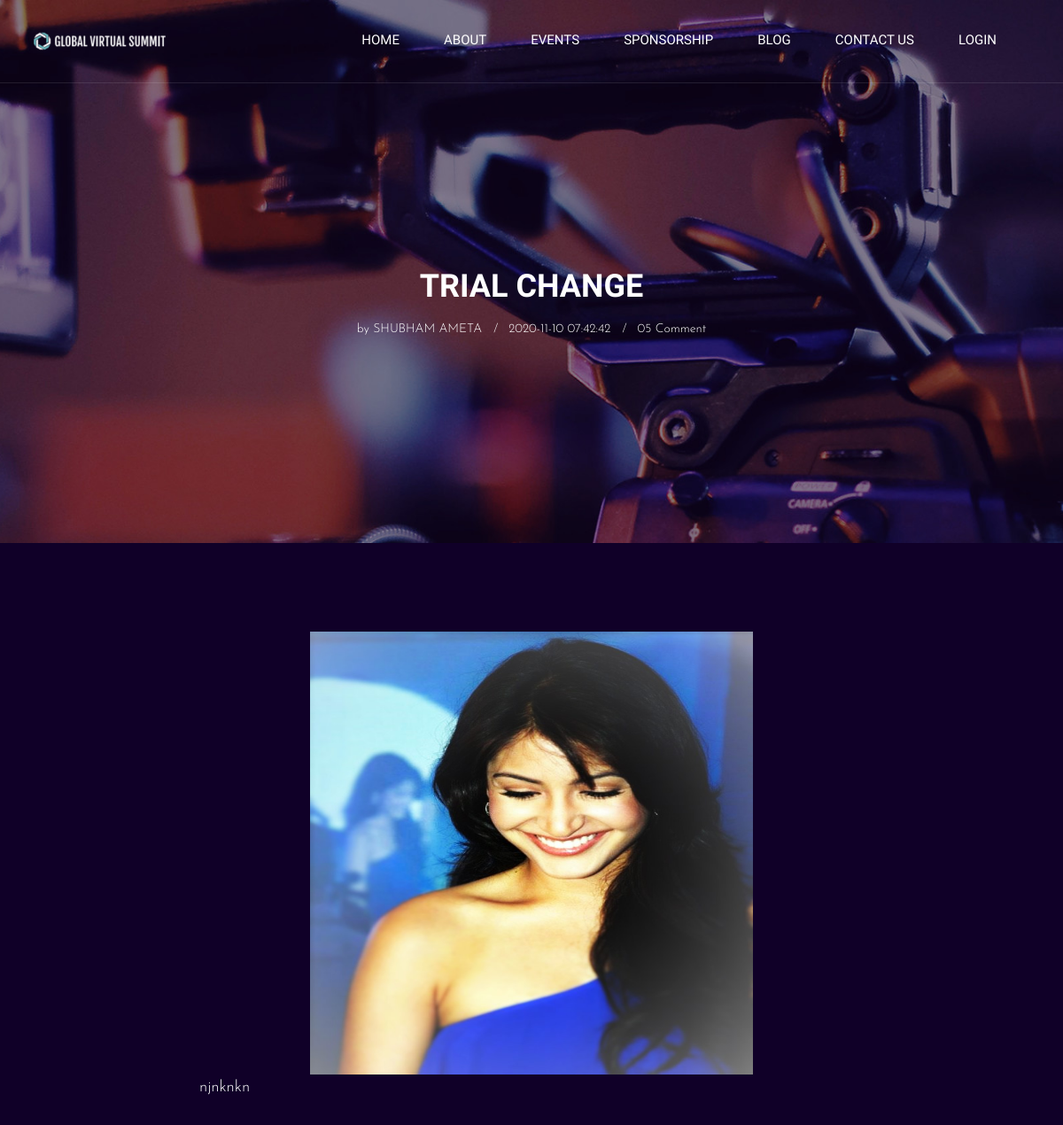
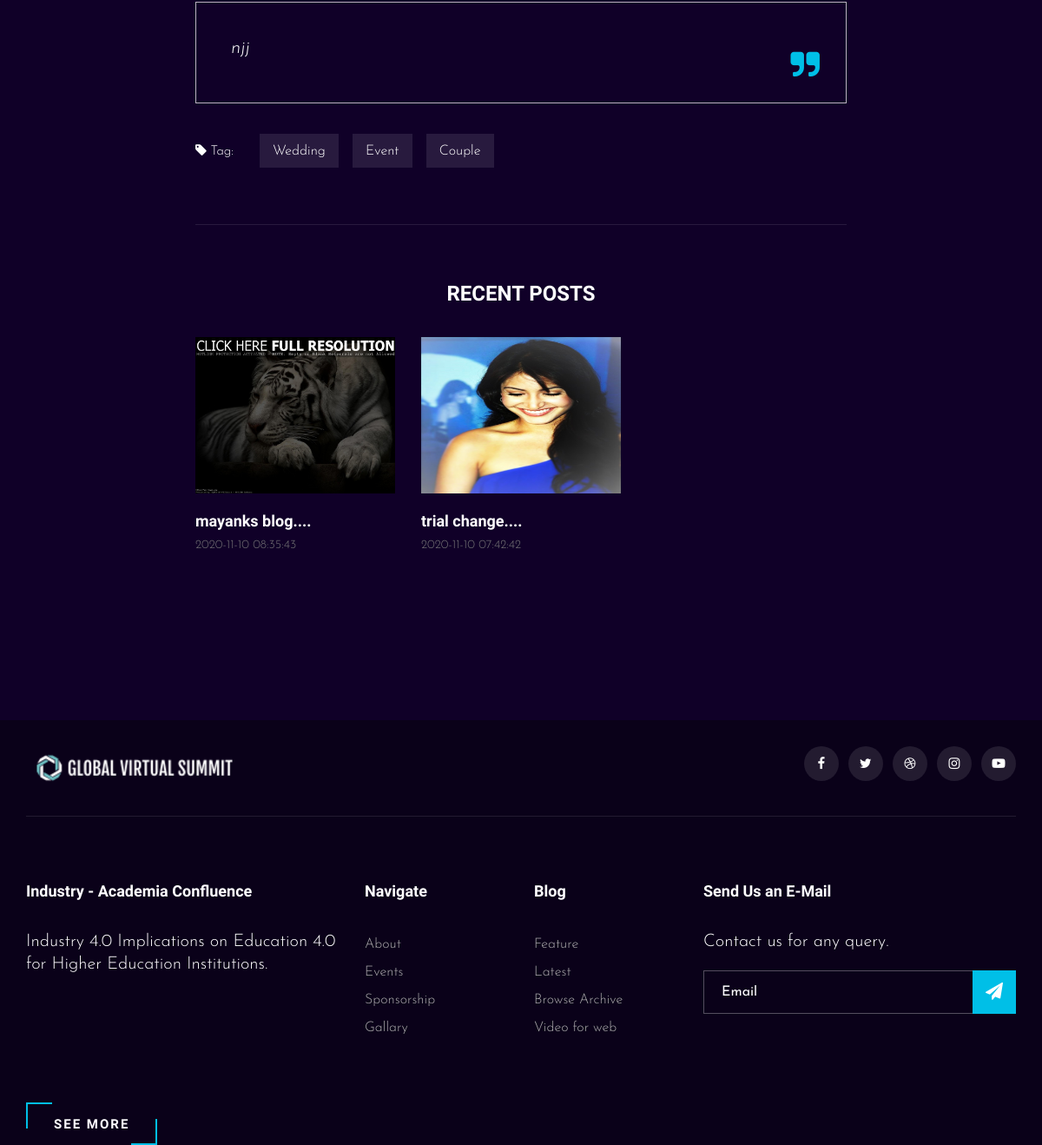
The app's page /blog-details.php?id=49 with its own data (2 pictures, top to bottom).
### tables this page shows
CREATE TABLE `blogs` (
  `id` int(10) NOT NULL,
  `BlogTitle` varchar(200) NOT NULL,
  `BlogQuote` varchar(200) NOT NULL,
  `BlogContent` text NOT NULL,
  `file_name` varchar(100) NOT NULL,
  `create_date` timestamp NOT NULL DEFAULT current_timestamp(),
  `last_update` varchar(50) DEFAULT NULL,
  `time` time NOT NULL DEFAULT current_timestamp(),
  `userID` int(10) NOT NULL
);

CREATE TABLE `registration` (
  `id` int(11) NOT NULL,
  `f_name` varchar(100) NOT NULL,
  `l_name` varchar(100) NOT NULL,
  `email` varchar(100) NOT NULL,
  `username` varchar(200) NOT NULL,
  `password` varchar(200) NOT NULL
);

### blog-details.php (the view, shortened to what this page needs)
<?php Include_once 'connection.php';
?>
<!DOCTYPE html>
<html lang="zxx">
<head>
    <link rel="stylesheet" href="css/bootstrap.min.css" type="text/css">
    <link rel="stylesheet" href="css/font-awesome.min.css" type="text/css">
    <link rel="stylesheet" href="css/elegant-icons.css" type="text/css">
    <link rel="stylesheet" href="css/owl.carousel.min.css" type="text/css">
    <link rel="stylesheet" href="css/magnific-popup.css" type="text/css">
    <link rel="stylesheet" href="css/slicknav.min.css" type="text/css">
    <link rel="stylesheet" href="css/style.css" type="text/css">
</head>
<body>
    <header class="header">
        <div class="container">
            <div class="row">
                <div class="col-lg-2">
                    <div class="header__logo">
                        <a href="./index.php"><img src="img/logo.png" alt=""></a>
                    </div>
                </div>
                <div class="col-lg-10">
                    <div class="header__nav__option">
                        <nav class="header__nav__menu mobile-menu">
                             <ul>
                                <li><a href="./index.php">Home</a></li>
                                <li><a href="./about.php">About</a></li>
                                <li><a href="./events.php">Events</a></li>
                                <li><a href="./sponsorship.php">Sponsorship</a></li>
                                <?php
                                 if (!isset($_SESSION['id']))
                                {?>
                                <li><a href="blog.php">Blog</a></li>
                                <?php }
                                else{?>
                                <li><a href="blog_loginUser.php">Blog</a></li>
                                <?php }
                                ?>
                                <li><a href="./contact.php">Contact Us</a></li>
                                <?php
                                 if (!isset($_SESSION['id']))
                                {?>
                                <li><a href="login.php">Login</a></li>
                                <?php }
                                else{?>
                                <li><a href="logout.php">logout</a></li>
                                <?php } ?>
                            </ul>
                        </nav>
                    </div>
                </div>
            </div>
        </div>
    </header>
        <?php
                if(isset($_GET['id']))
                {
                $id= $_GET['id'];
                $result = mysqli_query($con,"SELECT * FROM blogs WHERE id = '$id' ");
                while($row = mysqli_fetch_assoc($result)) {
                $BlogTitle=$row["BlogTitle"];
                $BlogQuote=$row["BlogQuote"];
                $BlogContent=$row["BlogContent"];
                $Create_Date=$row["create_date"];
                $UserId=$row["userID"];
                $UserQuery= mysqli_query($con,"SELECT * FROM registration WHERE id = '$UserId'");
                $User = mysqli_fetch_array($UserQuery);
                $FirstName=$User["f_name"];
                $LastName=$User["l_name"];
                $Name = $FirstName.' '.$LastName;
                $src=$row['file_name'];
                $path="http://localhost:/Global Virtual Summit/Upload/";
                $home=$path.$src;
                ?>
        <section class="blog-hero spad set-bg" data-setbg="img/blog/blog-hero.jpg">
        <div class="container">
            <div class="row d-flex justify-content-center">
                <div class="col-lg-8">
                    <div class="blog__hero__text">
                        <h2> <?php echo $BlogTitle; ?></h2>
                        <ul>
                            <li>by <span><?php echo $Name; ?></span></li>
                            <li><?php echo $Create_Date; ?></li>
                            <li>05 Comment</li>
                        </ul>
                    </div>
                </div>
            </div>
        </div>
    </section>
    <div class="blog-details spad">
        <div class="container">
            <div class="row d-flex justify-content-center">
                <div class="col-lg-8">
                    <div class="blog__details__content">
                            <?php if($src){ ?>
                            <div class="">
                            <div class="row justify-content-center img-block">
                            <img src="<?php echo $home ;?>" alt="Image" title="<?php echo $home; ?>" width="500" height="500" class="img-responsive" />
                            </div>
                            </div>
                            <?php } ?>
                        <div class="blog__details__text">
                            <pre><p><?php echo $BlogContent; ?></p></pre>
                        </div>
                        <div class="blog__details__quote">
                            <p> <?php echo $BlogQuote; ?></p>
                            <i class="fa fa-quote-right"></i>
                        </div>
                 <?php }}
                ?>
                        <div class="blog__details__tags">
                            <span><i class="fa fa-tag"></i> Tag:</span>
                            <a href="#">Wedding</a>
                            <a href="#">Event</a>
                            <a href="#">Couple</a>
                        </div>
                        <div class="blog__details__recent">
                            <h4>Recent Posts</h4>
                            <div class="row">
            <?php
                $result = mysqli_query($con,"SELECT * FROM blogs order by create_date DESC limit 3 ");
                while($row = mysqli_fetch_array($result)) {
                $BlogTitle=$row["BlogTitle"];
                $Create_Date=$row["create_date"];
                $src=$row['file_name'];
                $path="http://localhost:/Global Virtual Summit/Upload/";
                $home=$path.$src;
?>
                                <div class="col-lg-4 col-md-6 col-sm-6">
                                    <div class="blog__details__recent__item">
                                <?php if($src){ ?>
                                     <img src="<?php echo $home ;?>" alt="Image" title="<?php echo $home; ?>" width="" height="180" class="" />
                                <?php } ?>
                                        <h5>
                                            <?php if($BlogTitle) {
                                            $title = substr($BlogTitle,0,20);
                                            echo $title."...."; }?>
                                    </h5>
                                        <span><?php echo $Create_Date; ?></span>
                                    </div>
                                </div>
            <?php }  ?>
                            </div>
                        </div>
                    </div>
                </div>
            </div>
        </div>
    </div>
    <footer class="footer">
        <div class="container">
            <div class="footer__top">
                <div class="row">
                    <div class="col-lg-6 col-md-6">
                        <div class="footer__top__logo">
                            <a href="#"><img src="img/logo.png" alt=""></a>
                        </div>
                    </div>
                    <div class="col-lg-6 col-md-6">
                        <div class="footer__top__social">
                            <a href="#"><i class="fa fa-facebook"></i></a>
                            <a href="#"><i class="fa fa-twitter"></i></a>
                            <a href="#"><i class="fa fa-dribbble"></i></a>
                            <a href="#"><i class="fa fa-instagram"></i></a>
                            <a href="#"><i class="fa fa-youtube-play"></i></a>
                        </div>
                    </div>
                </div>
            </div>
            <div class="footer__option">
                <div class="row">
                    <div class="col-lg-4 col-md-6 col-sm-6">
                        <div class="footer__option__item">
                            <h5>Industry - Academia Confluence</h5>
                            <p>Industry 4.0 Implications on Education 4.0 for Higher Education Institutions.</p>
                        </div>
                    </div>
                    <div class="col-lg-2 col-md-3 col-sm-3">
                        <div class="footer__option__item">
                            <h5>Navigate</h5>
                            <ul>
                                <li><a href="about.php">About</a></li>
                                <li><a href="events.php">Events</a></li>
                                <li><a href="sponsorship.php">Sponsorship</a></li>
                                <li><a href="#">Gallary</a></li>
                            </ul>
                        </div>
                    </div>
                    <div class="col-lg-2 col-md-3 col-sm-3">
                        <div class="footer__option__item">
                            <h5>Blog</h5>
                            <ul>
                                <li><a href="#">Feature</a></li>
                                <li><a href="#">Latest</a></li>
                                <li><a href="#">Browse Archive</a></li>
                                <li><a href="#">Video for web</a></li>
                            </ul>
                        </div>
                    </div>
                    <div class="col-lg-4 col-md-12">
                        <div class="footer__option__item">
                            <h5>Send Us an E-Mail</h5>
                            <p>Contact us for any query.</p>
                            <form action="#">
                                <input type="text" placeholder="Email">
                                <button type="submit"><i class="fa fa-send"></i></button>
                            </form>
                        </div>
                    </div>
                </div>
            </div>
                                <a href="#" class="primary-btn">See more</a>
        </div>
    </footer>
</body>
</html>

### records on screen
blogs: BlogTitle "TRIAL CHANGE", userID.l_name "SHUBHAM AMETA", create_date "2020-11-10 07:42:42", file_name (picture), BlogContent "njnknkn", BlogQuote "njj", BlogTitle "trial change"
blogs: file_name (picture), BlogTitle "mayanks blog", create_date "2020-11-10 08:35:43"
